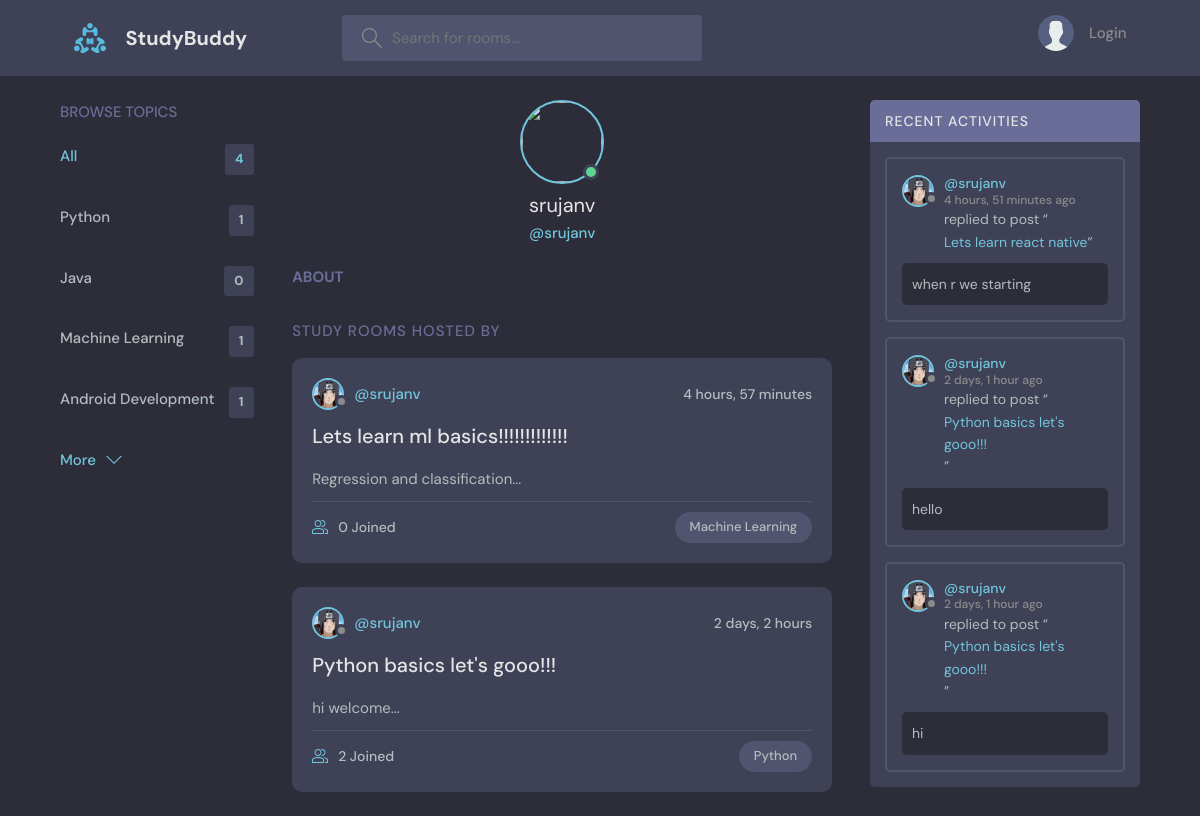
Page /profile/1/ on the committed database.
### base/models.py (models this page shows, shortened)
class Topic(models.Model):
    name = models.CharField(max_length = 200)

class User(AbstractUser):
    name = models.CharField(max_length=200, null = True)
    email = models.EmailField(unique=True,null=True)
    bio = models.TextField(null=True)
    avatar = models.ImageField(null=True, default="avatar1.svg")
    USERNAME_FIELD = 'email'
    REQUIRED_FIELDS = []

class Room(models.Model):
    host = models.ForeignKey(User, on_delete = models.SET_NULL, null = True)
    name = models.CharField(max_length = 200)
    topic = models.ForeignKey(Topic, on_delete = models.SET_NULL, null = True)
    description = models.TextField(null = True, blank = True)
    updated = models.DateTimeField(auto_now = True)
    participants = models.ManyToManyField(User, related_name='participants')
    created = models.DateTimeField(auto_now_add = True)
    class Meta:
        ordering = ['-updated', '-created']#display newest created/updated room first
    def __str__(self) -> str:
        return (self.name)

class Message(models.Model):
    user = models.ForeignKey(User, on_delete = models.CASCADE)
    room = models.ForeignKey(Room, on_delete = models.CASCADE)
    body = models.TextField()
    updated = models.DateTimeField(auto_now = True)
    created = models.DateTimeField(auto_now_add = True)
    class Meta:
        ordering = ['-updated', '-created']#display newest created/updated room first

### base/views.py (the view)
# urls.py: path('profile/<str:pk>/',views.userProfile, name = 'profile'),
def userProfile(request, pk):
    user = User.objects.get(id = pk)
    user_rooms = user.room_set.all()
    user_messages = user.message_set.all()
    topics = Topic.objects.all()
    context = {'user':user,'rooms':user_rooms,'room_messages':user_messages,'topics':topics}
    return render(request, 'base/profile.html',context)

### base/templates/base/profile.html (shortened to what this page needs)
{% extends 'main.html'%}
{% block content%}
<main class="profile-page layout layout--3">
    <div class="container">
        {% include 'base/topics_components.html'%}
      <div class="roomList">
        <div class="profile">
          <div class="profile__avatar">
            <div class="avatar avatar--large active">
              <img src="{{request.user.avatar.url}}" />
            </div>
          </div>
          <div class="profile__info">
            <h3>{{user.username}}</h3>
            <p>@{{user.username}}</p>
          </div>
          <div class="profile__about">
            <h3>About</h3>
          </div>
        </div>
        <div class="roomList__header">
          <div>
            <h2>Study Rooms Hosted by {{request.username}}</a>
            </h2>
          </div>
        </div>
        {% include 'base/feed_component.html'%}
      </div>
        {% include 'base/activity_component.html' %}
    </div>
  </main>
{% endblock %}

### base/templates/base/topics_components.html
<div class="topics">
    <div class="topics__header">
      <h2>Browse Topics</h2>
    </div>
    <ul class="topics__list">
      <li>
        <a href="{% url 'home' %}" class="active">All <span>{{topics.count}}</span></a>
      </li>
      {% for topic in topics %}
      <li>
        <a href="{% url 'home' %}?q={{topic.name}}">{{topic.name}}<span>{{topic.room_set.all.count}}</span></a>
      </li>
      {% endfor %}
    </ul>
    <a class="btn btn--link" href="{% url 'topics' %}">
      More
      <svg version="1.1" xmlns="http://www.w3.org/2000/svg" width="32" height="32" viewBox="0 0 32 32">
        <title>chevron-down</title>
        <path d="M16 21l-13-13h-3l16 16 16-16h-3l-13 13z"></path>
      </svg>
    </a>
  </div>

### base/templates/base/feed_component.html (shortened to what this page needs)
{% for room in rooms %}
<div class="roomListRoom">
    <div class="roomListRoom__header">
      <a href="{% url 'profile' room.host.id%}" class="roomListRoom__author">
        <div class="avatar avatar--small">
          <img src="{{room.host.avatar.url}}" />
        </div>
        <span>@{{room.host.username}}</span>
      </a>
      <div class="roomListRoom__actions">
        <span>{{room.created|timesince}}</span>
      </div>
    </div>
    <div class="roomListRoom__content">
      <a href="{% url 'room' room.id %}">{{room.name}}</a>
      <p>
        {{room.description | slice:":100"}}...
      </p>
    </div>
    <div class="roomListRoom__meta">
      <a href="{% url 'room' room.id %}" class="roomListRoom__joined">
        {{room.participants.all.count}} Joined
      </a>
      <p class="roomListRoom__topic">{{room.topic.name}}</p>
    </div>
  </div>
{% endfor %}

### base/templates/base/activity_component.html (shortened to what this page needs)
<div class="activities">
    <div class="activities__header">
      <h2>Recent Activities</h2>
    </div>
    {% for msg in room_messages %}
    <div class="activities__box">
      <div class="activities__boxHeader roomListRoom__header">
        <a href="{% url 'profile' msg.user.id %}" class="roomListRoom__author">
          <div class="avatar avatar--small">
            <img src="{{msg.user.avatar.url}}" />
          </div>
          <p>
            @{{msg.user.username}}
            <span>{{msg.created | timesince}} ago</span>
          </p>
        </a>
      </div>
      <div class="activities__boxContent">
        <p>replied to post “<a href="{%url 'room' msg.room.id%}">{{msg.room}}</a>”</p>
        <div class="activities__boxRoomContent">
          {{msg.body}}
        </div>
      </div>
    </div>
    {% endfor %}
  </div>

### rows in the picture
Topic: name "Python", room_set.all.count "1"
Topic: name "Java", room_set.all.count "0"
Topic: name "Machine Learning", room_set.all.count "1"
Topic: name "Android Development", room_set.all.count "1"
User: username "srujanv"
Room: host.avatar (picture), host.username "srujanv", created "4 hours, 57 minutes", name "Lets learn ml basics!!!!!!!!!!!!!", description "Regression and classification", participants.all.count "0", topic.name "Machine Learning"
Room: host.avatar (picture), host.username "srujanv", created "2 days, 2 hours", name "Python basics let's gooo!!!", description "hi welcome", participants.all.count "2", topic.name "Python"
Message: user.avatar (picture), user.username "srujanv", created "4 hours, 51 minutes", room "Lets learn react native", body "when r we starting"
Message: user.avatar (picture), user.username "srujanv", created "2 days, 1 hour", room "Python basics let's gooo!!!", body "hello"
Message: user.avatar (picture), user.username "srujanv", created "2 days, 1 hour", room "Python basics let's gooo!!!", body "hi"

### other values in the picture
{{ topics.count }} "4"
